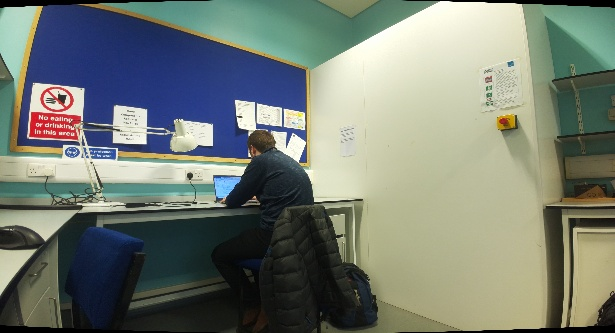
#> input picture stitching/test-images/panorama.JPG, 615 x 333 px, given in place of panorama.png, which was not available
$ python test.py
#> lines starting #> are read from the running program, lines starting #| are printed output that depends on the picture; after the words box and inside, x2 and y2 are one past the last pixel; in counts of white or black regions, pixels touching at a corner belong together; pictures that were not available may be replaced by others from this repository, and a replacement may not be noted
#> further down, image is the input picture: shape (333, 615, 3); mean B, G, R 114.9, 124.8, 117.1
import cv2
import numpy as np

### Show Images for testing + debugging ####
def showImage(image, title='Snapshot'):
    cv2.imshow(title, image)
    cv2.waitKey(0)
    cv2.destroyAllWindows()

### Idea 1: Stretch each column, one at a time ####
# [136 lines left out: functions unwarp, unwarp2, unwarp3, defaultAffineTransform, not called in this run]

def unwarp4(image):

    # Binary threshold
    gray = cv2.cvtColor(image, cv2.COLOR_BGR2GRAY)
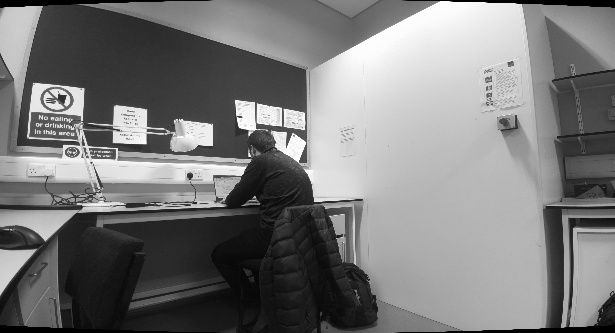
#> gray: shape (333, 615); min 0, max 255, mean 121.4
    _, binary = cv2.threshold(gray, 1, 255, cv2.THRESH_BINARY)
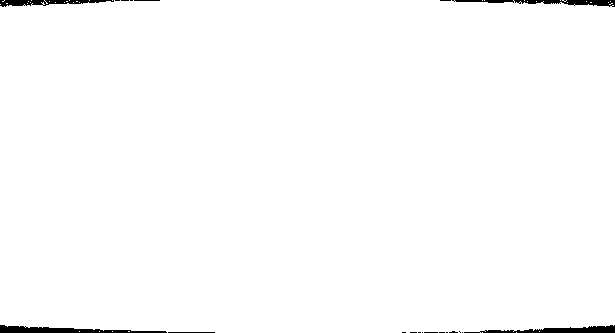
#> binary: shape (333, 615); 98.8% white; 20 black regions (14 under 20 px), largest, box (x1, y1, x2, y2) and area: (0, 325, 167, 333) 702, (464, 325, 615, 333) 603, (452, 0, 615, 7) 547, (0, 0, 114, 7) 441, (168, 332, 215, 333) 47, (134, 0, 160, 1) 26
    showImage(binary)

    kernel = np.ones((3, 3), np.uint8)
    binary = cv2.morphologyEx(binary, cv2.MORPH_CLOSE, kernel)
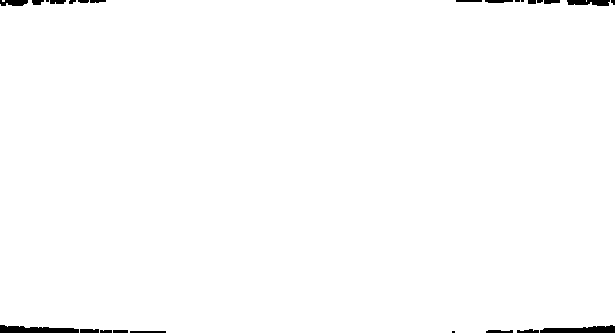
#> binary: shape (333, 615); 99% white; 25 black regions (6 under 20 px), largest, box (x1, y1, x2, y2) and area: (0, 325, 79, 333) 459, (540, 325, 615, 333) 421, (567, 0, 610, 6) 209

    showImage(binary)

    height, width = binary.shape
#> height = 333; width = 615
    corners = np.zeros_like(binary)

    edges = cv2.Canny(binary, 100, 100)
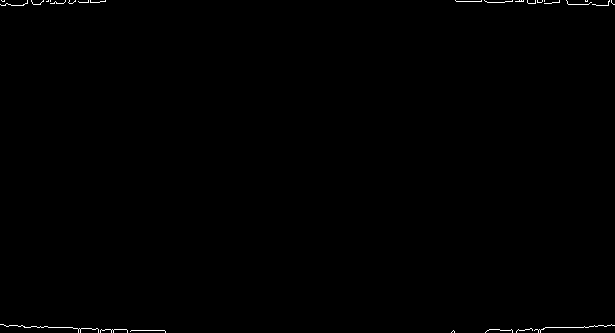
#> edges: shape (333, 615); 0.3% white in thin lines or dots

    kernel = np.ones((5,5), np.uint8)  # Adjust kernel size as needed
    filled = cv2.morphologyEx(edges, cv2.MORPH_CLOSE, kernel)
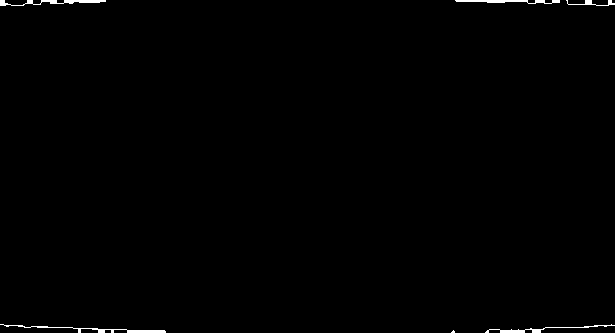
#> filled: shape (333, 615); 0.56% white; 6 white regions (1 under 20 px), largest, box (x1, y1, x2, y2) and area: (0, 324, 166, 333) 311, (0, 0, 106, 6) 263, (455, 0, 560, 4) 234, (485, 324, 615, 333) 230, (566, 0, 615, 6) 100
    showImage(filled)

    return image

# [23 lines left out: function blendImages, not called in this run]

if __name__ == "__main__":
    # image1 = cv2.imread('./image4.png')
    # image2 = cv2.imread('./image1.png')

    # matrix = defaultAffineTransform(image1, image2)
    image = cv2.imread('./panorama.png')
    image = unwarp4(image)
    showImage(image)


# image = cv2.imread('./panorama.png')
# unwarp3(image)

$ run again, with stitching/test-images/cylindrical1.JPG copied over stitching/test-images/panorama.JPG
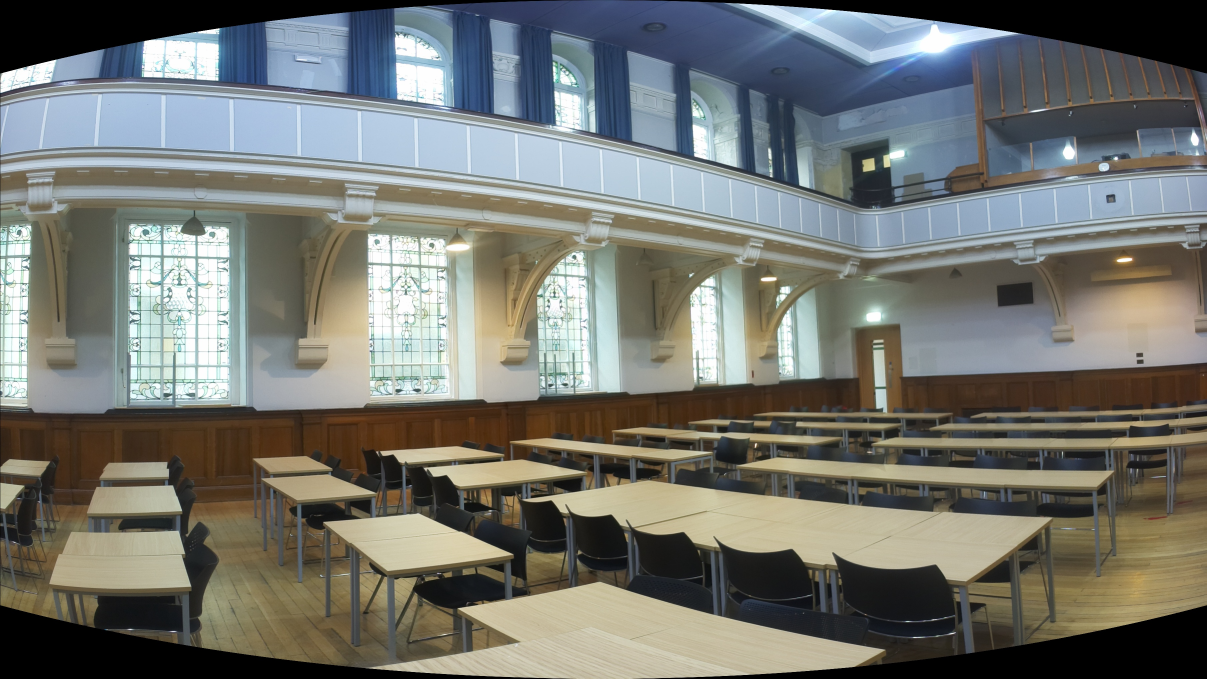
#> input picture stitching/test-images/cylindrical1.JPG, 3620 x 2036 px, given in place of panorama.png, which was not available (shown at 1/3 size)
#> image is the input picture: shape (2036, 3620, 3); mean B, G, R 112.3, 117.8, 116.1
#> in unwarp4, `_, binary = cv2.threshold(gray, 1, 255, cv2.THRESH_BINARY)`:
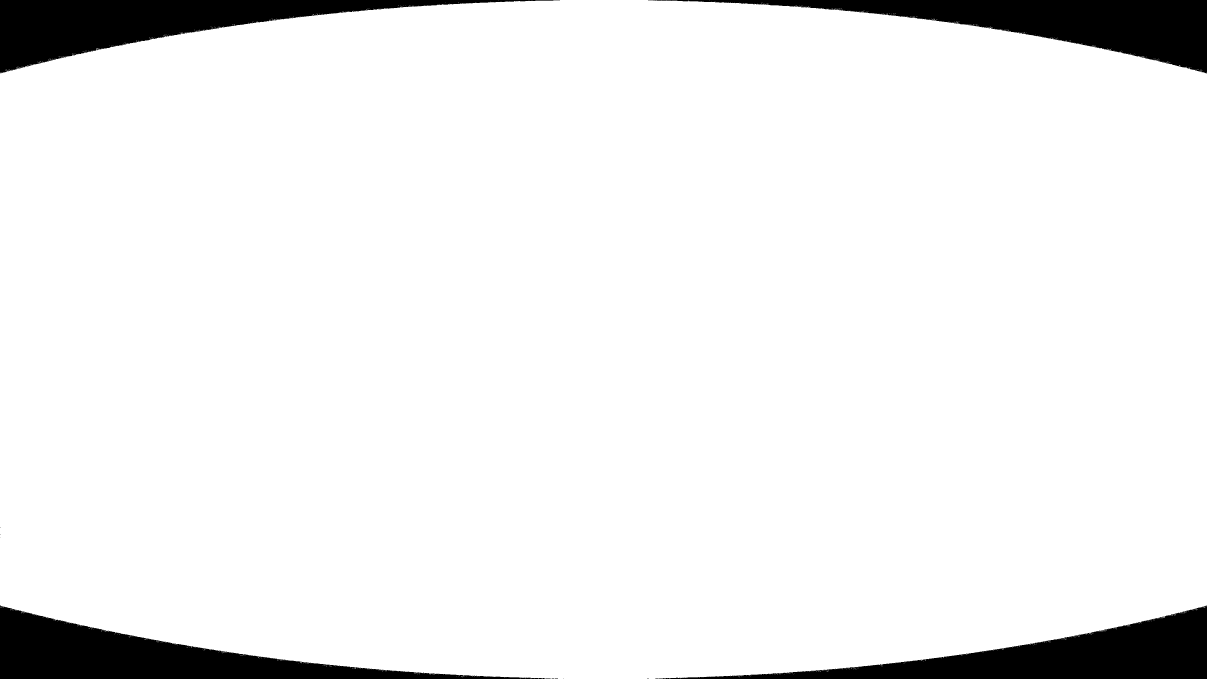
#> binary: shape (2036, 3620) (shown at 1/3 size); 93.1% white; 15 black regions (11 under 20 px), largest, box (x1, y1, x2, y2) and area: (0, 0, 1680, 220) 127063, (1944, 0, 3620, 220) 126874, (0, 1816, 1636, 2036) 126490, (1975, 1817, 3620, 2036) 126225
#> in unwarp4, `edges = cv2.Canny(binary, 100, 100)`:
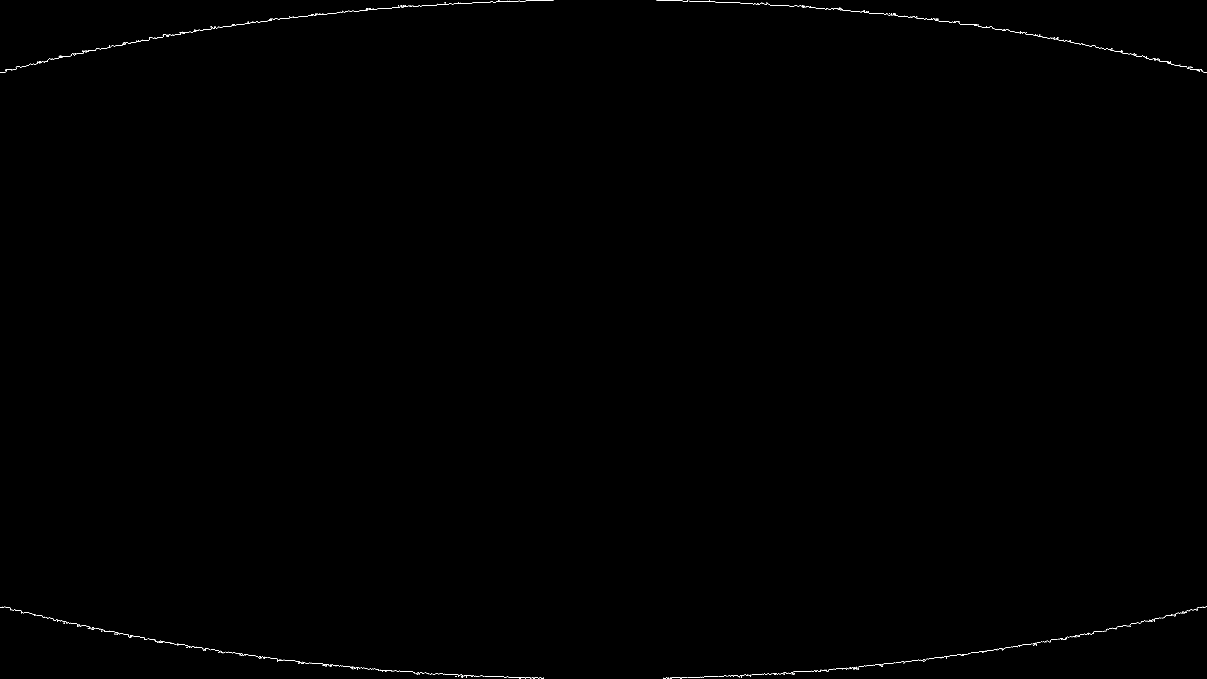
#> edges: shape (2036, 3620) (shown at 1/3 size); 0.11% white in thin lines or dots
#> filled: shape (2036, 3620); 0.18% white; 9 white regions, largest, box (x1, y1, x2, y2) and area: (1989, 1819, 3620, 2036) 3407, (0, 0, 1660, 217) 3179, (443, 1915, 1272, 2023) 1846

$ run again, with stitching/test-images/cylindrical2.JPG copied over stitching/test-images/panorama.JPG
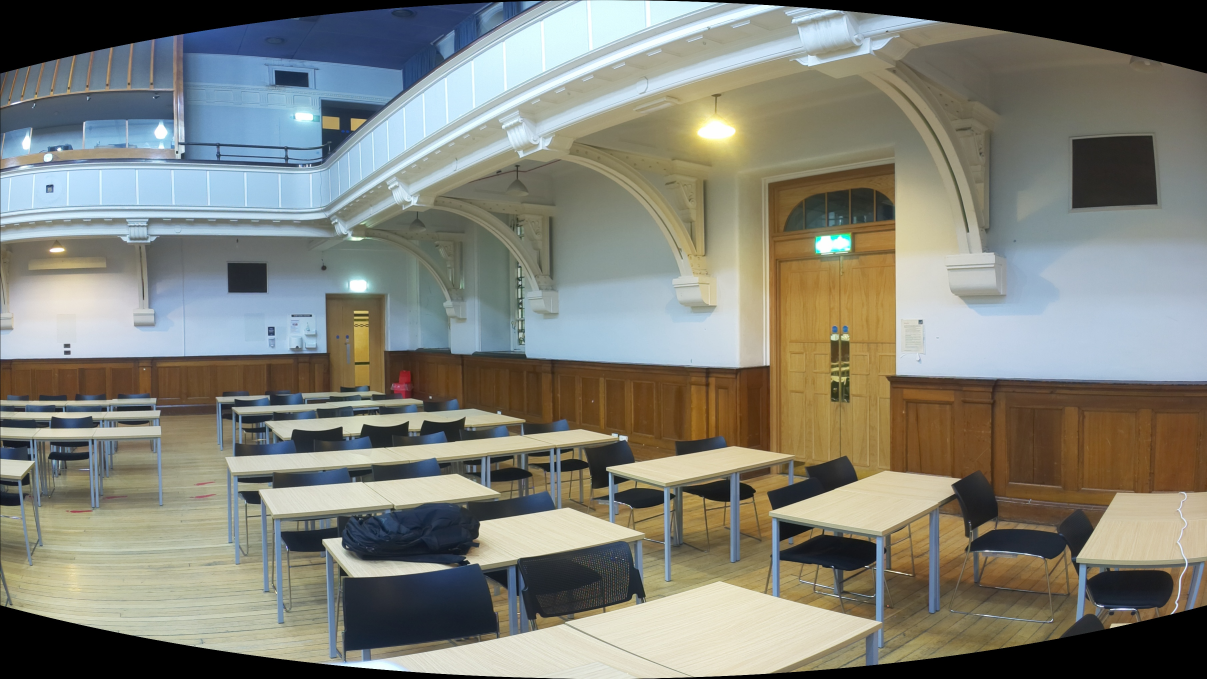
#> input picture stitching/test-images/cylindrical2.JPG, 3620 x 2036 px, given in place of panorama.png, which was not available (shown at 1/3 size)
#> image is the input picture: shape (2036, 3620, 3); mean B, G, R 119, 128.6, 127.9
#> in unwarp4, `_, binary = cv2.threshold(gray, 1, 255, cv2.THRESH_BINARY)`:
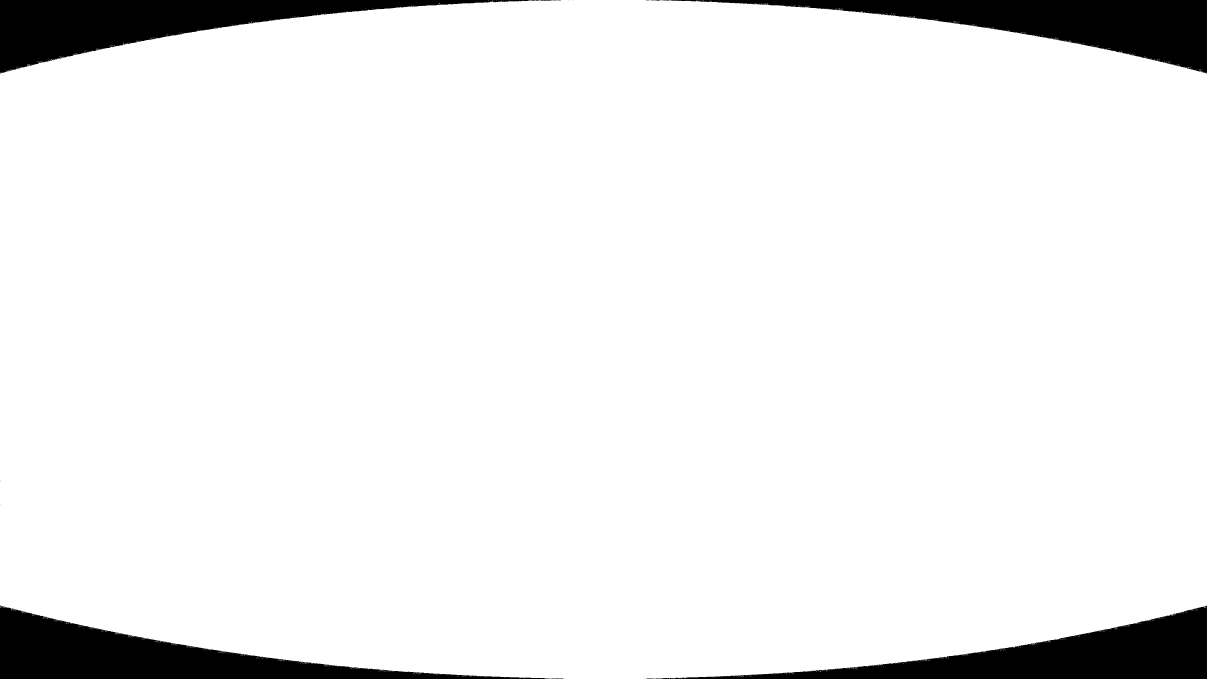
#> binary: shape (2036, 3620) (shown at 1/3 size); 93.1% white; 23 black regions (16 under 20 px), largest, box (x1, y1, x2, y2) and area: (0, 0, 1656, 220) 126914, (1986, 0, 3620, 220) 126866, (0, 1816, 1642, 2036) 126358
#> in unwarp4, `edges = cv2.Canny(binary, 100, 100)`:
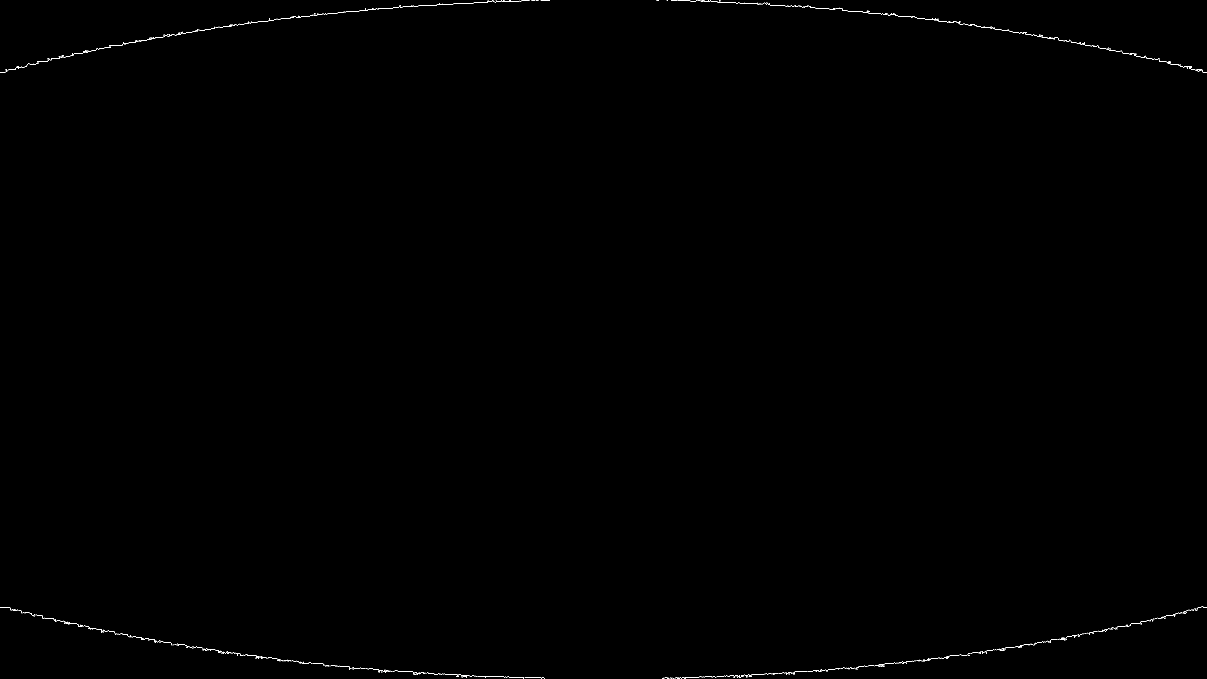
#> edges: shape (2036, 3620) (shown at 1/3 size); 0.12% white in thin lines or dots
#> filled: shape (2036, 3620); 0.19% white; 12 white regions (2 under 20 px), largest, box (x1, y1, x2, y2) and area: (0, 0, 1588, 218) 2817, (2405, 17, 3620, 218) 2537, (0, 1821, 991, 2000) 2354
